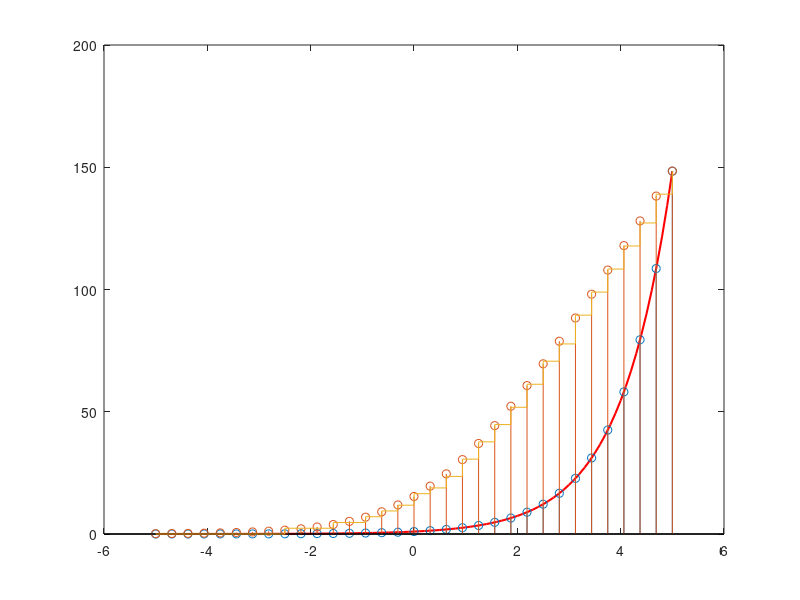

The MATLAB script that drew this image:
% lay mau -> nen tin hieu -> ma hoa
a = 5;
T = 2*a; % tin hieu tu -a den a nen chu ky la 2a
f = 1/T; % tan so tin hieu
% ve tin hieu ban dau
t = -a:f:a;
plot(t,exp(t),'r','linewidth',1.5);

% lay mau
fs = 2*f; % tan so nyquist
fm = 16*fs; % tan so lay mau
Tm = 1/fm;
tm = -a:Tm:a;
y = exp(tm);
hold on
stem(tm,y);

% nen tin hieu
mu = 87.6;
Amax1 = max(y);
y1 = compand(y, mu, Amax1, 'mu/compressor');
stem(tm,y1);

% luong tu hoa
M = 64; % cac muc luong tu hoa
Amax = max(abs(y1));
delta = Amax/(M-1);
Mq = 0:delta:Amax;

xq = zeros(size(y1));
for k = 1:M
    ind = find(y1 > Mq(k) - delta/2 & y1 <= Mq(k) + delta/2);
    xq(ind) = Mq(k);
end
stairs(tm, xq);
hold off